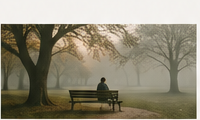
#> input picture assets/artigo-1-crop.png, 200 x 120 px
$ python generate-article-images.py
#> lines starting #> are read from the running program, lines starting #| are printed output that depends on the picture
from pathlib import Path

from PIL import Image, ImageEnhance, ImageFilter


ROOT = Path(__file__).resolve().parent.parent
ASSETS = ROOT / "assets"
THEME_IMAGES = ROOT / "ghost-theme" / "julia-novaes" / "assets" / "images"
GHOST_IMAGES = ROOT / "ghost-local" / "content" / "images" / "2026" / "05"

TARGET_SIZE = (1600, 960)

SOURCES = {
    "artigo-relacao-fim.png": ASSETS / "artigo-1-crop.png",
    "artigo-casamentos.png": ASSETS / "artigo-3-crop.png",
    "artigo-feliz-sozinho.png": ASSETS / "artigo-2-crop.png",
    "artigo-akna.png": ASSETS / "consultorio-crop.png",
    "artigo-engravidar.png": ASSETS / "hero-julia-crop.png",
    "artigo-psicoterapia.png": ASSETS / "consultorio-crop.png",
}


def cover(image: Image.Image, size: tuple[int, int]) -> Image.Image:
    image = image.convert("RGB")
    src_w, src_h = image.size
    dst_w, dst_h = size
    scale = max(dst_w / src_w, dst_h / src_h)
    resized = image.resize((round(src_w * scale), round(src_h * scale)), Image.Resampling.LANCZOS)
    left = (resized.width - dst_w) // 2
    top = (resized.height - dst_h) // 2
    return resized.crop((left, top, left + dst_w, top + dst_h))


def trim_light_margin(image: Image.Image) -> Image.Image:
    image = image.convert("RGB")
#> image is the input picture: PIL image 200x120 RGB; mean R, G, B 144.5, 138.1, 119
    pixels = image.load()
    xs = []
    ys = []

    for y in range(image.height):
        for x in range(image.width):
            if min(pixels[x, y]) < 230:
                xs.append(x)
                ys.append(y)
#> after the loop, ys = 18929 values from 23 to 119

    if not xs or not ys:
        return image

    left = max(min(xs) + 1, 0)
#> left = 1
    top = max(min(ys) + 3, 0)
#> top = 26
    right = min(max(xs), image.width)
#> right = 196
    bottom = min(max(ys), image.height)
#> bottom = 119
    return image.crop((left, top, right, bottom))
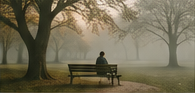
#> returned value: PIL image 195x93 RGB; mean R, G, B 115.6, 108, 84.3


def make_editorial_image(source: Path, output: Path) -> None:
    base = trim_light_margin(Image.open(source).convert("RGB"))
    canvas = cover(base, TARGET_SIZE)
#> in cover, `resized = image.resize((round(src_w * scale), round(src_h * scale)), I..`:
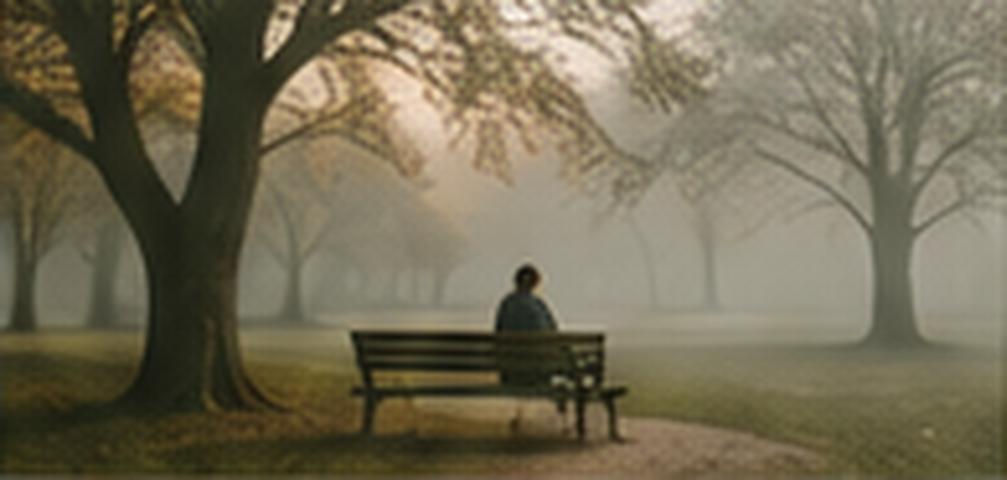
#> resized: PIL image 2013x960 RGB (shown at 1/2 size); mean R, G, B 115.6, 108, 84.3
#> in cover, `return resized.crop((left, top, left + dst_w, top + dst_h))`:
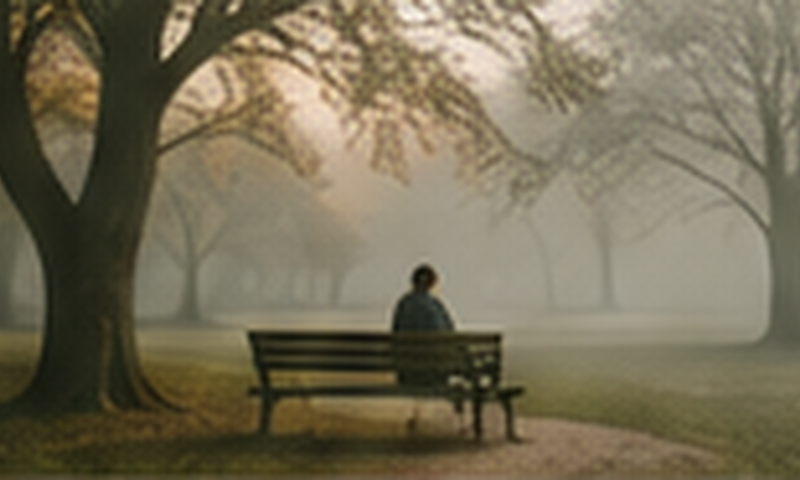
#> returned value: PIL image 1600x960 RGB (shown at 1/2 size); mean R, G, B 119, 110.6, 86.8
    canvas = ImageEnhance.Color(canvas).enhance(0.9)
    canvas = ImageEnhance.Contrast(canvas).enhance(1.04)
    canvas = ImageEnhance.Sharpness(canvas).enhance(1.25)
    canvas = canvas.filter(ImageFilter.UnsharpMask(radius=1.2, percent=90, threshold=4))

    output.parent.mkdir(parents=True, exist_ok=True)
    canvas.save(output, "PNG", optimize=True)


def main() -> None:
    for filename, source in SOURCES.items():
        theme_output = THEME_IMAGES / filename
        ghost_output = GHOST_IMAGES / filename
        make_editorial_image(source, theme_output)
        ghost_output.parent.mkdir(parents=True, exist_ok=True)
        ghost_output.write_bytes(theme_output.read_bytes())
        print(f"generated {filename} -> {TARGET_SIZE[0]}x{TARGET_SIZE[1]}")
#> pass 2 of the loop in main, `for filename, source in SOURCES.items():`:
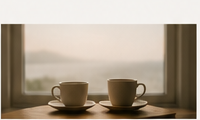
#> input picture assets/artigo-3-crop.png, 200 x 120 px
#> in trim_light_margin, image is the input picture: PIL image 200x120 RGB; mean R, G, B 172.5, 159.7, 143.7
#> in trim_light_margin (call 2), `return image.crop((left, top, right, bottom))`:
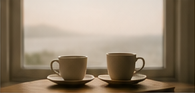
#> returned value: PIL image 195x93 RGB; mean R, G, B 151.3, 135.4, 115.6
#> in cover (call 2), `return resized.crop((left, top, left + dst_w, top + dst_h))`:
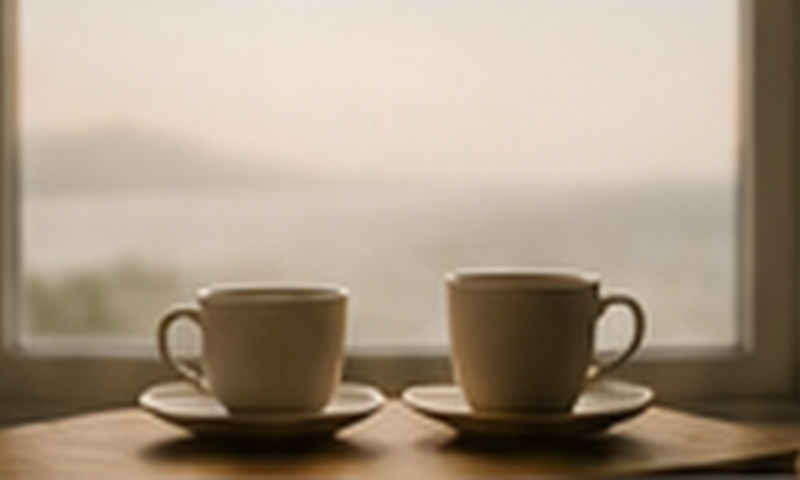
#> returned value: PIL image 1600x960 RGB (shown at 1/2 size); mean R, G, B 168.2, 152.3, 133.4
#> pass 3 of the loop in main, `for filename, source in SOURCES.items():`:
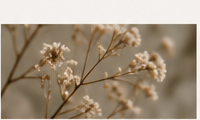
#> input picture assets/artigo-2-crop.png, 200 x 120 px
#> in trim_light_margin, image is the input picture: PIL image 200x120 RGB; mean R, G, B 162.4, 146.4, 126.3
#> in trim_light_margin (call 3), `return image.crop((left, top, right, bottom))`:
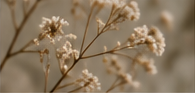
#> returned value: PIL image 195x93 RGB; mean R, G, B 138.7, 118.9, 93.9
#> in cover (call 3), `return resized.crop((left, top, left + dst_w, top + dst_h))`:
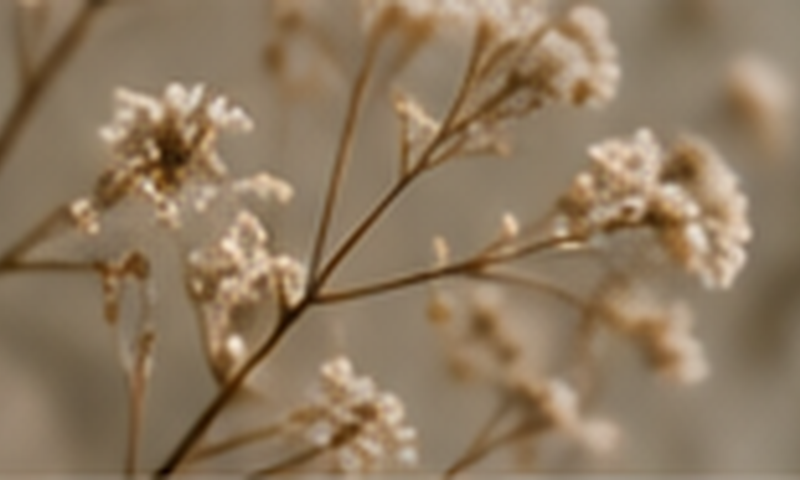
#> returned value: PIL image 1600x960 RGB (shown at 1/2 size); mean R, G, B 142.2, 121.3, 95.6
#> the loop made 6 passes; the first 3 are shown


if __name__ == "__main__":
    main()
